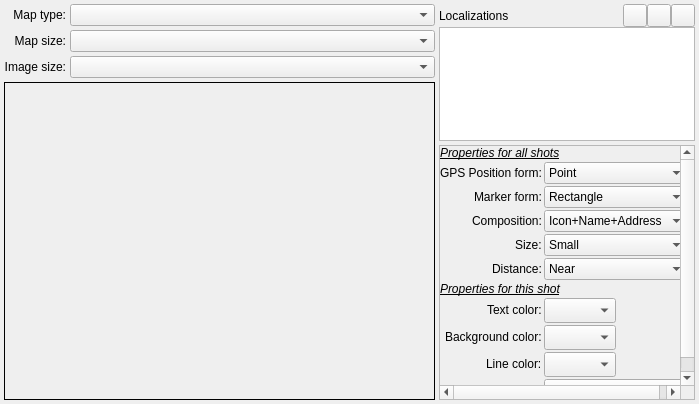
<?xml version="1.0" encoding="UTF-8"?>
<ui version="4.0">
 <class>wgt_QGMapsMap</class>
 <widget class="QWidget" name="wgt_QGMapsMap">
  <property name="geometry">
   <rect>
    <x>0</x>
    <y>0</y>
    <width>699</width>
    <height>404</height>
   </rect>
  </property>
  <property name="sizePolicy">
   <sizepolicy hsizetype="Expanding" vsizetype="Expanding">
    <horstretch>0</horstretch>
    <verstretch>0</verstretch>
   </sizepolicy>
  </property>
  <property name="windowTitle">
   <string notr="true">Form</string>
  </property>
  <layout class="QHBoxLayout" name="horizontalLayout_2">
   <property name="spacing">
    <number>4</number>
   </property>
   <property name="leftMargin">
    <number>4</number>
   </property>
   <property name="topMargin">
    <number>4</number>
   </property>
   <property name="rightMargin">
    <number>4</number>
   </property>
   <property name="bottomMargin">
    <number>4</number>
   </property>
   <item>
    <layout class="QVBoxLayout" name="verticalLayout_3">
     <property name="spacing">
      <number>4</number>
     </property>
     <property name="leftMargin">
      <number>0</number>
     </property>
     <property name="topMargin">
      <number>0</number>
     </property>
     <property name="rightMargin">
      <number>0</number>
     </property>
     <property name="bottomMargin">
      <number>0</number>
     </property>
     <item>
      <layout class="QFormLayout" name="formLayout_2">
       <property name="fieldGrowthPolicy">
        <enum>QFormLayout::AllNonFixedFieldsGrow</enum>
       </property>
       <property name="labelAlignment">
        <set>Qt::AlignRight|Qt::AlignTrailing|Qt::AlignVCenter</set>
       </property>
       <property name="horizontalSpacing">
        <number>4</number>
       </property>
       <property name="verticalSpacing">
        <number>4</number>
       </property>
       <property name="leftMargin">
        <number>0</number>
       </property>
       <property name="topMargin">
        <number>0</number>
       </property>
       <property name="rightMargin">
        <number>0</number>
       </property>
       <property name="bottomMargin">
        <number>0</number>
       </property>
       <item row="1" column="0">
        <widget class="QLabel" name="label_21">
         <property name="text">
          <string>Map size:</string>
         </property>
         <property name="alignment">
          <set>Qt::AlignRight|Qt::AlignTrailing|Qt::AlignVCenter</set>
         </property>
        </widget>
       </item>
       <item row="0" column="0">
        <widget class="QLabel" name="label_18">
         <property name="text">
          <string>Map type:</string>
         </property>
         <property name="alignment">
          <set>Qt::AlignRight|Qt::AlignTrailing|Qt::AlignVCenter</set>
         </property>
        </widget>
       </item>
       <item row="0" column="1">
        <widget class="QComboBox" name="MapTypeCB">
         <property name="sizePolicy">
          <sizepolicy hsizetype="Preferred" vsizetype="Fixed">
           <horstretch>0</horstretch>
           <verstretch>0</verstretch>
          </sizepolicy>
         </property>
         <property name="toolTip">
          <string>Define the type of the map</string>
         </property>
        </widget>
       </item>
       <item row="1" column="1">
        <widget class="QComboBox" name="MapSizeCB">
         <property name="sizePolicy">
          <sizepolicy hsizetype="Preferred" vsizetype="Fixed">
           <horstretch>0</horstretch>
           <verstretch>0</verstretch>
          </sizepolicy>
         </property>
         <property name="toolTip">
          <string>Define the size of the map</string>
         </property>
        </widget>
       </item>
       <item row="2" column="1">
        <widget class="QComboBox" name="ImageSizeCB">
         <property name="sizePolicy">
          <sizepolicy hsizetype="Preferred" vsizetype="Fixed">
           <horstretch>0</horstretch>
           <verstretch>0</verstretch>
          </sizepolicy>
         </property>
         <property name="toolTip">
          <string>Define the size of the image generated for the map</string>
         </property>
        </widget>
       </item>
       <item row="2" column="0">
        <widget class="QLabel" name="label_20">
         <property name="text">
          <string>Image size:</string>
         </property>
         <property name="alignment">
          <set>Qt::AlignRight|Qt::AlignTrailing|Qt::AlignVCenter</set>
         </property>
        </widget>
       </item>
      </layout>
     </item>
     <item>
      <widget class="QLabel" name="Map">
       <property name="sizePolicy">
        <sizepolicy hsizetype="Expanding" vsizetype="Expanding">
         <horstretch>0</horstretch>
         <verstretch>0</verstretch>
        </sizepolicy>
       </property>
       <property name="frameShape">
        <enum>QFrame::Box</enum>
       </property>
       <property name="text">
        <string notr="true"/>
       </property>
       <property name="alignment">
        <set>Qt::AlignCenter</set>
       </property>
      </widget>
     </item>
    </layout>
   </item>
   <item>
    <layout class="QVBoxLayout" name="verticalLayout">
     <property name="spacing">
      <number>4</number>
     </property>
     <property name="sizeConstraint">
      <enum>QLayout::SetFixedSize</enum>
     </property>
     <property name="leftMargin">
      <number>0</number>
     </property>
     <property name="topMargin">
      <number>0</number>
     </property>
     <property name="rightMargin">
      <number>0</number>
     </property>
     <property name="bottomMargin">
      <number>0</number>
     </property>
     <item>
      <layout class="QVBoxLayout" name="verticalLayout_2">
       <property name="spacing">
        <number>0</number>
       </property>
       <property name="leftMargin">
        <number>0</number>
       </property>
       <property name="topMargin">
        <number>0</number>
       </property>
       <property name="rightMargin">
        <number>0</number>
       </property>
       <property name="bottomMargin">
        <number>0</number>
       </property>
       <item>
        <layout class="QHBoxLayout" name="horizontalLayout">
         <property name="spacing">
          <number>0</number>
         </property>
         <property name="sizeConstraint">
          <enum>QLayout::SetFixedSize</enum>
         </property>
         <property name="leftMargin">
          <number>0</number>
         </property>
         <property name="topMargin">
          <number>0</number>
         </property>
         <property name="rightMargin">
          <number>0</number>
         </property>
         <property name="bottomMargin">
          <number>0</number>
         </property>
         <item>
          <widget class="QLabel" name="label_40">
           <property name="sizePolicy">
            <sizepolicy hsizetype="Preferred" vsizetype="Preferred">
             <horstretch>0</horstretch>
             <verstretch>0</verstretch>
            </sizepolicy>
           </property>
           <property name="text">
            <string>Localizations</string>
           </property>
          </widget>
         </item>
         <item>
          <widget class="QToolButton" name="AddGMapsLocationBT">
           <property name="toolTip">
            <string>Use Google Maps to select a location</string>
           </property>
           <property name="text">
            <string notr="true"/>
           </property>
           <property name="icon">
            <iconset resource="../../RSCffDiaporama.qrc">
             <normaloff>:/img/gmap_add.png</normaloff>:/img/gmap_add.png</iconset>
           </property>
          </widget>
         </item>
         <item>
          <widget class="QToolButton" name="EditLocationBT">
           <property name="toolTip">
            <string>Edit current location</string>
           </property>
           <property name="text">
            <string notr="true"/>
           </property>
           <property name="icon">
            <iconset resource="../../RSCffDiaporama.qrc">
             <normaloff>:/img/action_edit.png</normaloff>:/img/action_edit.png</iconset>
           </property>
          </widget>
         </item>
         <item>
          <widget class="QToolButton" name="RemoveLocationBT">
           <property name="toolTip">
            <string>Remove current location</string>
           </property>
           <property name="text">
            <string notr="true"/>
           </property>
           <property name="icon">
            <iconset resource="../../RSCffDiaporama.qrc">
             <normaloff>:/img/trash.png</normaloff>:/img/trash.png</iconset>
           </property>
          </widget>
         </item>
        </layout>
       </item>
       <item>
        <widget class="cCustomLocationTable" name="LocationTable">
         <property name="sizePolicy">
          <sizepolicy hsizetype="Preferred" vsizetype="Fixed">
           <horstretch>0</horstretch>
           <verstretch>0</verstretch>
          </sizepolicy>
         </property>
         <property name="minimumSize">
          <size>
           <width>0</width>
           <height>114</height>
          </size>
         </property>
         <property name="maximumSize">
          <size>
           <width>16777215</width>
           <height>114</height>
          </size>
         </property>
         <property name="editTriggers">
          <set>QAbstractItemView::NoEditTriggers</set>
         </property>
         <property name="selectionMode">
          <enum>QAbstractItemView::SingleSelection</enum>
         </property>
         <property name="selectionBehavior">
          <enum>QAbstractItemView::SelectRows</enum>
         </property>
         <property name="wordWrap">
          <bool>false</bool>
         </property>
         <property name="cornerButtonEnabled">
          <bool>false</bool>
         </property>
         <attribute name="horizontalHeaderVisible">
          <bool>false</bool>
         </attribute>
         <attribute name="verticalHeaderVisible">
          <bool>false</bool>
         </attribute>
         <column>
          <property name="text">
           <string>Location</string>
          </property>
         </column>
        </widget>
       </item>
      </layout>
     </item>
     <item>
      <widget class="QScrollArea" name="scrollArea">
       <property name="sizePolicy">
        <sizepolicy hsizetype="Preferred" vsizetype="Expanding">
         <horstretch>0</horstretch>
         <verstretch>0</verstretch>
        </sizepolicy>
       </property>
       <property name="widgetResizable">
        <bool>true</bool>
       </property>
       <property name="alignment">
        <set>Qt::AlignRight|Qt::AlignTrailing|Qt::AlignVCenter</set>
       </property>
       <widget class="QWidget" name="scrollAreaWidgetContents">
        <property name="geometry">
         <rect>
          <x>0</x>
          <y>-42</y>
          <width>279</width>
          <height>275</height>
         </rect>
        </property>
        <layout class="QFormLayout" name="formLayout">
         <property name="fieldGrowthPolicy">
          <enum>QFormLayout::AllNonFixedFieldsGrow</enum>
         </property>
         <property name="labelAlignment">
          <set>Qt::AlignRight|Qt::AlignTrailing|Qt::AlignVCenter</set>
         </property>
         <property name="horizontalSpacing">
          <number>2</number>
         </property>
         <property name="verticalSpacing">
          <number>2</number>
         </property>
         <property name="leftMargin">
          <number>0</number>
         </property>
         <property name="topMargin">
          <number>0</number>
         </property>
         <property name="rightMargin">
          <number>0</number>
         </property>
         <property name="bottomMargin">
          <number>0</number>
         </property>
         <item row="0" column="0" colspan="2">
          <widget class="QLabel" name="label">
           <property name="font">
            <font>
             <italic>true</italic>
             <underline>true</underline>
            </font>
           </property>
           <property name="text">
            <string>Properties for all shots</string>
           </property>
          </widget>
         </item>
         <item row="1" column="0">
          <widget class="QLabel" name="PointFormLabel">
           <property name="text">
            <string>GPS Position form:</string>
           </property>
          </widget>
         </item>
         <item row="1" column="1">
          <widget class="QComboBox" name="PointFormCB">
           <property name="toolTip">
            <string>Define a form for the GPS position</string>
           </property>
           <item>
            <property name="text">
             <string>Point</string>
            </property>
           </item>
           <item>
            <property name="text">
             <string>Circle</string>
            </property>
           </item>
           <item>
            <property name="text">
             <string>Rectangle</string>
            </property>
           </item>
          </widget>
         </item>
         <item row="2" column="0">
          <widget class="QLabel" name="MarkerFormLabel">
           <property name="text">
            <string>Marker form:</string>
           </property>
          </widget>
         </item>
         <item row="2" column="1">
          <widget class="QComboBox" name="MarkerFormCB">
           <property name="toolTip">
            <string>Define a form for the marker</string>
           </property>
           <item>
            <property name="text">
             <string>Rectangle</string>
            </property>
           </item>
           <item>
            <property name="text">
             <string>Bubble</string>
            </property>
           </item>
          </widget>
         </item>
         <item row="3" column="0">
          <widget class="QLabel" name="MarkerCompoLabel">
           <property name="text">
            <string>Composition:</string>
           </property>
          </widget>
         </item>
         <item row="3" column="1">
          <widget class="QComboBox" name="MarkerCompoCB">
           <property name="toolTip">
            <string>Defined what information will be displayed in the marker</string>
           </property>
           <item>
            <property name="text">
             <string>Icon+Name+Address</string>
            </property>
           </item>
           <item>
            <property name="text">
             <string>Icon+Name</string>
            </property>
           </item>
           <item>
            <property name="text">
             <string>Icon</string>
            </property>
           </item>
           <item>
            <property name="text">
             <string>Name</string>
            </property>
           </item>
           <item>
            <property name="text">
             <string>Name+Address</string>
            </property>
           </item>
           <item>
            <property name="text">
             <string>Address</string>
            </property>
           </item>
          </widget>
         </item>
         <item row="4" column="0">
          <widget class="QLabel" name="MarkerSizeLabel">
           <property name="text">
            <string>Size:</string>
           </property>
          </widget>
         </item>
         <item row="4" column="1">
          <widget class="QComboBox" name="MarkerSizeCB">
           <property name="toolTip">
            <string>Define the size of the marker and the GPS position</string>
           </property>
           <item>
            <property name="text">
             <string>Small</string>
            </property>
           </item>
           <item>
            <property name="text">
             <string>Medium</string>
            </property>
           </item>
           <item>
            <property name="text">
             <string>Large</string>
            </property>
           </item>
           <item>
            <property name="text">
             <string>Huge</string>
            </property>
           </item>
          </widget>
         </item>
         <item row="6" column="0">
          <widget class="QLabel" name="DistanceLabel">
           <property name="text">
            <string>Distance:</string>
           </property>
          </widget>
         </item>
         <item row="6" column="1">
          <widget class="QComboBox" name="DistanceCB">
           <property name="toolTip">
            <string>Defined where to display the marker (the distance between the marker and the GPS position)</string>
           </property>
           <item>
            <property name="text">
             <string>Near</string>
            </property>
           </item>
           <item>
            <property name="text">
             <string>Normal</string>
            </property>
           </item>
           <item>
            <property name="text">
             <string>Far</string>
            </property>
           </item>
          </widget>
         </item>
         <item row="12" column="0" colspan="2">
          <widget class="QLabel" name="label_7">
           <property name="font">
            <font>
             <italic>true</italic>
             <underline>true</underline>
            </font>
           </property>
           <property name="text">
            <string>Properties for this shot</string>
           </property>
          </widget>
         </item>
         <item row="13" column="0">
          <widget class="QLabel" name="TextColorLabel">
           <property name="text">
            <string>Text color:</string>
           </property>
          </widget>
         </item>
         <item row="13" column="1">
          <layout class="QHBoxLayout" name="horizontalLayout_6">
           <property name="spacing">
            <number>0</number>
           </property>
           <property name="leftMargin">
            <number>0</number>
           </property>
           <property name="topMargin">
            <number>0</number>
           </property>
           <property name="rightMargin">
            <number>0</number>
           </property>
           <property name="bottomMargin">
            <number>0</number>
           </property>
           <item>
            <widget class="cCColorComboBox" name="TextColorCB">
             <property name="sizePolicy">
              <sizepolicy hsizetype="Preferred" vsizetype="Preferred">
               <horstretch>0</horstretch>
               <verstretch>0</verstretch>
              </sizepolicy>
             </property>
             <property name="font">
              <font>
               <family>Sans Serif</family>
               <pointsize>9</pointsize>
              </font>
             </property>
             <property name="toolTip">
              <string>Defines the color of the text</string>
             </property>
             <property name="iconSize">
              <size>
               <width>64</width>
               <height>16</height>
              </size>
             </property>
            </widget>
           </item>
           <item>
            <widget class="QLabel" name="label_5">
             <property name="sizePolicy">
              <sizepolicy hsizetype="Expanding" vsizetype="Preferred">
               <horstretch>0</horstretch>
               <verstretch>0</verstretch>
              </sizepolicy>
             </property>
             <property name="text">
              <string notr="true"/>
             </property>
            </widget>
           </item>
          </layout>
         </item>
         <item row="14" column="0">
          <widget class="QLabel" name="MarkerColorLabel">
           <property name="text">
            <string>Background color:</string>
           </property>
          </widget>
         </item>
         <item row="14" column="1">
          <layout class="QHBoxLayout" name="horizontalLayout_5">
           <property name="spacing">
            <number>0</number>
           </property>
           <property name="leftMargin">
            <number>0</number>
           </property>
           <property name="topMargin">
            <number>0</number>
           </property>
           <property name="rightMargin">
            <number>0</number>
           </property>
           <property name="bottomMargin">
            <number>0</number>
           </property>
           <item>
            <widget class="cCColorComboBox" name="MarkerColorCB">
             <property name="sizePolicy">
              <sizepolicy hsizetype="Preferred" vsizetype="Preferred">
               <horstretch>0</horstretch>
               <verstretch>0</verstretch>
              </sizepolicy>
             </property>
             <property name="font">
              <font>
               <family>Sans Serif</family>
               <pointsize>9</pointsize>
              </font>
             </property>
             <property name="toolTip">
              <string>Defines the color of the background of the marker, of the GPS position and of the part between the two</string>
             </property>
             <property name="iconSize">
              <size>
               <width>64</width>
               <height>16</height>
              </size>
             </property>
            </widget>
           </item>
           <item>
            <widget class="QLabel" name="label_4">
             <property name="sizePolicy">
              <sizepolicy hsizetype="Expanding" vsizetype="Preferred">
               <horstretch>0</horstretch>
               <verstretch>0</verstretch>
              </sizepolicy>
             </property>
             <property name="text">
              <string notr="true"/>
             </property>
            </widget>
           </item>
          </layout>
         </item>
         <item row="16" column="0">
          <widget class="QLabel" name="VisibilityLabel">
           <property name="text">
            <string>Visibility:</string>
           </property>
          </widget>
         </item>
         <item row="16" column="1">
          <widget class="QComboBox" name="VisibilityCB">
           <property name="toolTip">
            <string>Defined if the marker is visible, half-visible (masked) or hidden</string>
           </property>
           <item>
            <property name="text">
             <string>Hide</string>
            </property>
           </item>
           <item>
            <property name="text">
             <string>Masked</string>
            </property>
           </item>
           <item>
            <property name="text">
             <string>Visible</string>
            </property>
           </item>
          </widget>
         </item>
         <item row="15" column="0">
          <widget class="QLabel" name="LineColorLabel">
           <property name="text">
            <string>Line color:</string>
           </property>
          </widget>
         </item>
         <item row="15" column="1">
          <layout class="QHBoxLayout" name="horizontalLayout_3">
           <property name="spacing">
            <number>0</number>
           </property>
           <property name="leftMargin">
            <number>0</number>
           </property>
           <property name="topMargin">
            <number>0</number>
           </property>
           <property name="rightMargin">
            <number>0</number>
           </property>
           <property name="bottomMargin">
            <number>0</number>
           </property>
           <item>
            <widget class="cCColorComboBox" name="LineColorCB">
             <property name="sizePolicy">
              <sizepolicy hsizetype="Preferred" vsizetype="Preferred">
               <horstretch>0</horstretch>
               <verstretch>0</verstretch>
              </sizepolicy>
             </property>
             <property name="font">
              <font>
               <family>Sans Serif</family>
               <pointsize>9</pointsize>
              </font>
             </property>
             <property name="toolTip">
              <string>Defines the color of the border</string>
             </property>
             <property name="iconSize">
              <size>
               <width>64</width>
               <height>16</height>
              </size>
             </property>
            </widget>
           </item>
           <item>
            <widget class="QLabel" name="label_2">
             <property name="sizePolicy">
              <sizepolicy hsizetype="Expanding" vsizetype="Preferred">
               <horstretch>0</horstretch>
               <verstretch>0</verstretch>
              </sizepolicy>
             </property>
             <property name="text">
              <string notr="true"/>
             </property>
            </widget>
           </item>
          </layout>
         </item>
        </layout>
       </widget>
      </widget>
     </item>
    </layout>
   </item>
  </layout>
 </widget>
 <customwidgets>
  <customwidget>
   <class>cCColorComboBox</class>
   <extends>QComboBox</extends>
   <header>../ffDiaporama_lib/cColorComboBox.h</header>
  </customwidget>
  <customwidget>
   <class>cCustomLocationTable</class>
   <extends>QTableWidget</extends>
   <header>DlgImage/wgt_QGMapsMap/cCustomLocationTable.h</header>
  </customwidget>
 </customwidgets>
 <tabstops>
  <tabstop>MapTypeCB</tabstop>
  <tabstop>MapSizeCB</tabstop>
  <tabstop>ImageSizeCB</tabstop>
  <tabstop>LocationTable</tabstop>
  <tabstop>AddGMapsLocationBT</tabstop>
  <tabstop>EditLocationBT</tabstop>
  <tabstop>RemoveLocationBT</tabstop>
  <tabstop>scrollArea</tabstop>
  <tabstop>PointFormCB</tabstop>
  <tabstop>MarkerFormCB</tabstop>
  <tabstop>MarkerCompoCB</tabstop>
  <tabstop>MarkerSizeCB</tabstop>
  <tabstop>LineColorCB</tabstop>
  <tabstop>DistanceCB</tabstop>
  <tabstop>TextColorCB</tabstop>
  <tabstop>MarkerColorCB</tabstop>
  <tabstop>VisibilityCB</tabstop>
 </tabstops>
 <resources>
  <include location="../../RSCffDiaporama.qrc"/>
 </resources>
 <connections/>
</ui>
